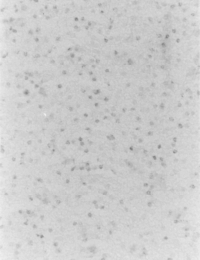
#> input picture thresh1.png, 200 x 260 px
$ python Practica1.py
#> lines starting #> are read from the running program, lines starting #| are printed output that depends on the picture; after the words box and inside, x2 and y2 are one past the last pixel; in counts of white or black regions, pixels touching at a corner belong together
### EJERCICIO 1

import cv2
import random
import numpy as np
from matplotlib import pyplot as plt

img=cv2.imread('thresh1.png', cv2.IMREAD_GRAYSCALE)
#> img is the input picture: shape (260, 200); min 126, max 240, mean 204.4
img2=cv2.imread('thresh1.png', cv2.IMREAD_GRAYSCALE)
fils,cols=img.shape
#> fils = 260; cols = 200
print(fils,cols)
#| 260 200
print(img.item(35,166))
#| 153
for x in range(fils):
    for y in range(cols):
        if img.item(x,y)<=194 and 175<=img.item(x,y):
            img2.itemset((x, y), 255)
        else:
            img2.itemset((x, y), 0)
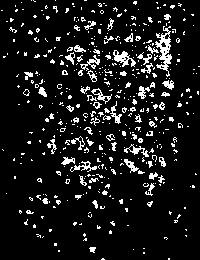
#> img2: shape (260, 200); 10% white in thin lines or dots
hist = cv2.calcHist([img],[0],None,[256],[0,256])
#> hist = 256 values, max 4135 at index 206, min 0 at index 0, mean 203.1
plt.subplot(1,3,1),plt.imshow(img,'gray')
plt.subplot(1,3,2),plt.imshow(img2,'gray')
plt.subplot(1,3,3).hist(img.ravel(),256,[0,256])
plt.show()
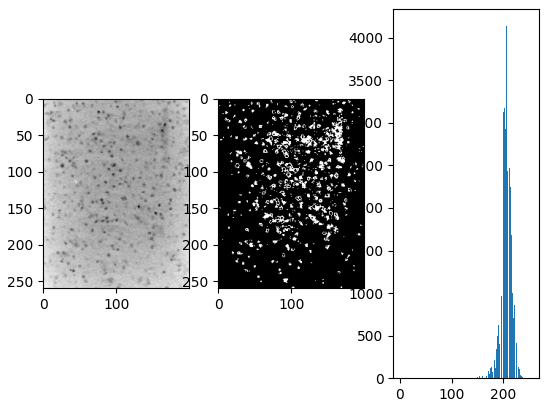
#> figure drawn by matplotlib, 3 panels; panel 3: tallest bar 4135 high, from x = 206 to 207

### ERJCICIO 2

import cv2
import random
import numpy as np
from matplotlib import pyplot as plt

img=cv2.imread('thresh1.png', cv2.IMREAD_GRAYSCALE)
img2=cv2.imread('thresh1.png', cv2.IMREAD_GRAYSCALE)
fils,cols=img.shape
print(fils,cols)
#| 260 200
print(img.item(35,166))
#| 153
for x in range(fils):
    for y in range(cols):
        if img.item(x,y)<=173:
            img2.itemset((x, y), 255)
        else:
            img2.itemset((x, y), 0)
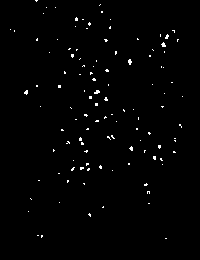
#> img2: shape (260, 200); 1.1% white in thin lines or dots, all inside (x1, y1, x2, y2) = (10, 0, 183, 239)
hist = cv2.calcHist([img],[0],None,[256],[0,256])
plt.subplot(1,3,1),plt.imshow(img,'gray')
plt.subplot(1,3,2),plt.imshow(img2,'gray')
plt.subplot(1,3,3).hist(img.ravel(),256,[0,256])
plt.show()
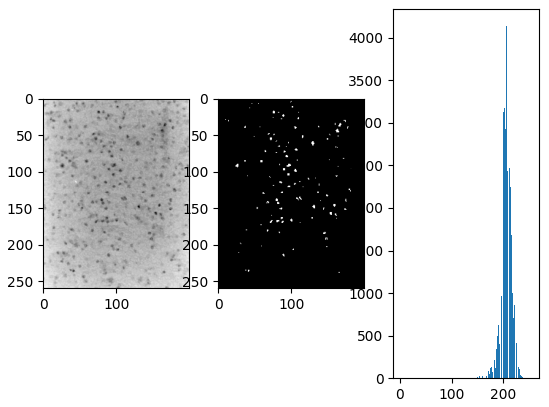
#> figure drawn by matplotlib, 3 panels; panel 3: tallest bar 4135 high, from x = 206 to 207

## EJERCICIO 3

import cv2
import numpy as np
import matplotlib.pyplot as plt
camp = cv2.imread('camp.png')
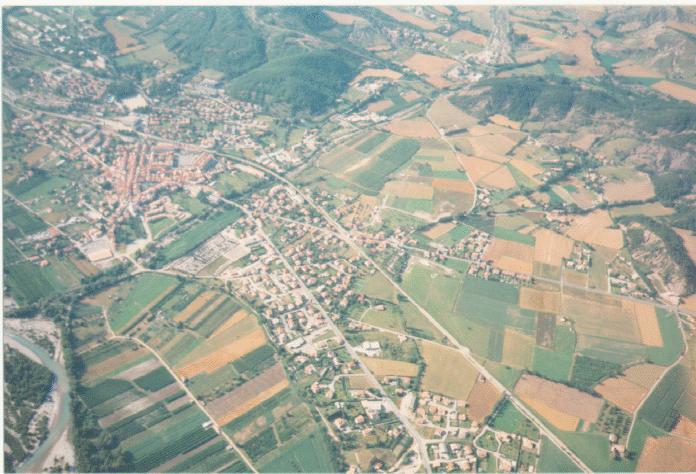
#> input picture camp.png, 696 x 474 px
#> camp is the input picture: shape (474, 696, 3); mean B, G, R 155.5, 167.3, 162.6
camp2 = cv2.imread('camp.png')
print(camp[50][50])
#| [159 166 141]
for i in range ( len(camp) ):
	for j in range ( len(camp[i]) ):
		if( (camp[i][j][2] < 240 and camp[i][j][2] > 190) and
		(camp[i][j][1] > 160 and camp[i][j][1] < 200) and
		(camp[i][j][0] < 180 and camp[i][j][0] > 140)):
			camp[i][j][0]=255
			camp[i][j][1]=255
			camp[i][j][2]=255
		else:
			camp[i][j][0]=0
			camp[i][j][1]=0
			camp[i][j][2]=0
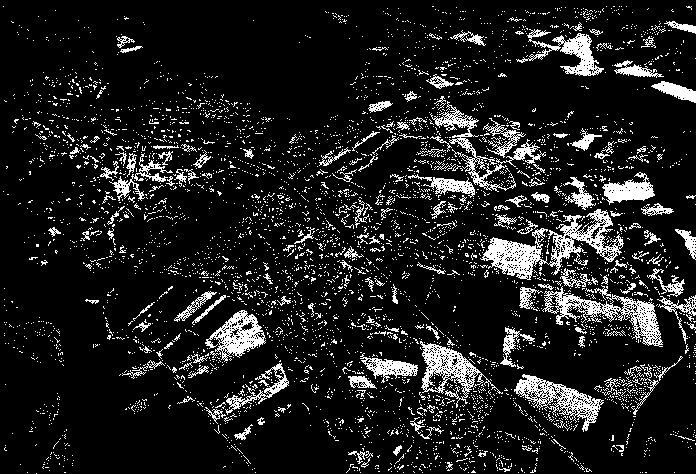
#> camp: shape (474, 696, 3); 11.8% white in thin lines or dots
cv2.imshow('campo', camp2)
cv2.imshow('campo normal', camp)

if cv2.waitKey(0) & 0xff == 27:
#> (key Esc is pressed here)
	cv2.destroyAllWindows()
